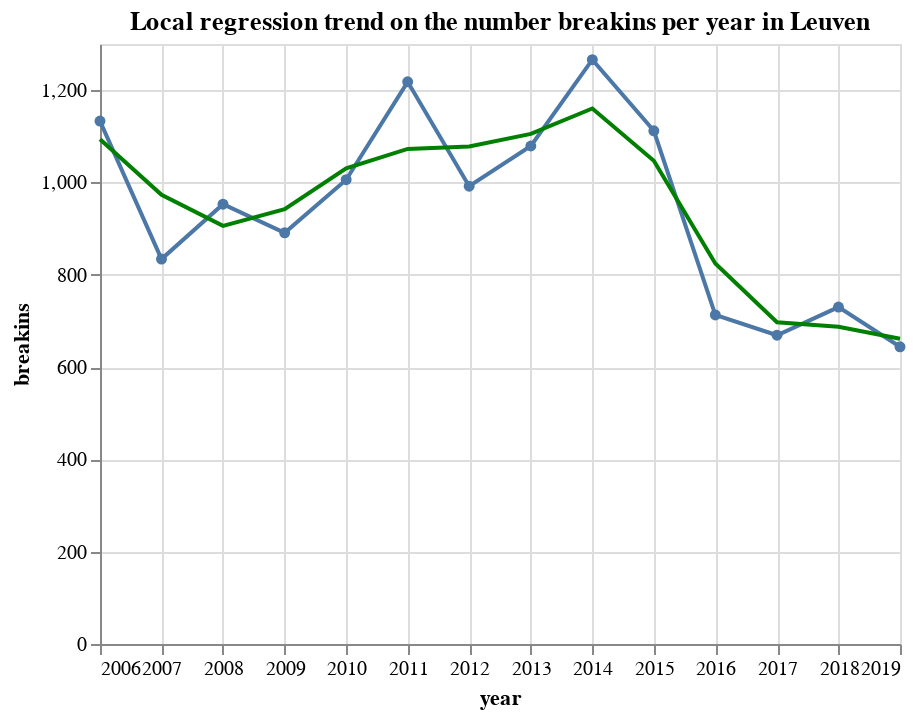

Notebook source saved alongside this figure:
### Markdown cell above
The article claims that the number of breakins stabilizes the last years. Let's perform a local regression to check that.

### Code cell
# https://opendatascience.com/local-regression-in-python
# Loess: https://gist.github.com/AllenDowney/818f6153ef316aee80467c51faee80f8
points + points.transform_loess('year', 'breakins').mark_line(
    color='green'
).properties(
    title='Local regression trend on the number breakins per year in Leuven'
)

### Figure 1 — Vega-Lite specification as saved in the notebook (floating-point values rounded to 4 significant figures)
{"config": {"view": {"continuousWidth": 400, "continuousHeight": 300}}, "layer": [{"mark": {"type": "line", "point": true}, "encoding": {"tooltip": {"type": "quantitative", "field": "breakins"}, "x": {"type": "temporal", "field": "year"}, "y": {"type": "quantitative", "field": "breakins"}}}, {"mark": {"type": "line", "color": "green"}, "encoding": {"tooltip": {"type": "quantitative", "field": "breakins"}, "x": {"type": "temporal", "field": "year"}, "y": {"type": "quantitative", "field": "breakins"}}, "title": "Local regression trend on the number breakins per year in Leuven", "transform": [{"loess": "breakins", "on": "year"}]}], "data": {"name": "data-e69c4a4577c6a9d2a03c89854c9a4599"}, "$schema": "https://vega.github.io/schema/vega-lite/v4.8.1.json", "datasets": {"data-e69c4a4577c6a9d2a03c89854c9a4599": [{"year_int": 2006, "breakins": 1133, "year": "2006-01-01T00:00:00"}, {"year_int": 2007, "breakins": 834, "year": "2007-01-01T00:00:00"}, {"year_int": 2008, "breakins": 953, "year": "2008-01-01T00:00:00"}, {"year_int": 2009, "breakins": 891, "year": "2009-01-01T00:00:00"}, {"year_int": 2010, "breakins": 1006, "year": "2010-01-01T00:00:00"}, {"year_int": 2011, "breakins": 1218, "year": "2011-01-01T00:00:00"}, {"year_int": 2012, "breakins": 992, "year": "2012-01-01T00:00:00"}, {"year_int": 2013, "breakins": 1079, "year": "2013-01-01T00:00:00"}, {"year_int": 2014, "breakins": 1266, "year": "2014-01-01T00:00:00"}, {"year_int": 2015, "breakins": 1112, "year": "2015-01-01T00:00:00"}, {"year_int": 2016, "breakins": 713, "year": "2016-01-01T00:00:00"}, {"year_int": 2017, "breakins": 669, "year": "2017-01-01T00:00:00"}, {"year_int": 2018, "breakins": 730, "year": "2018-01-01T00:00:00"}, {"year_int": 2019, "breakins": 644, "year": "2019-01-01T00:00:00"}]}}
